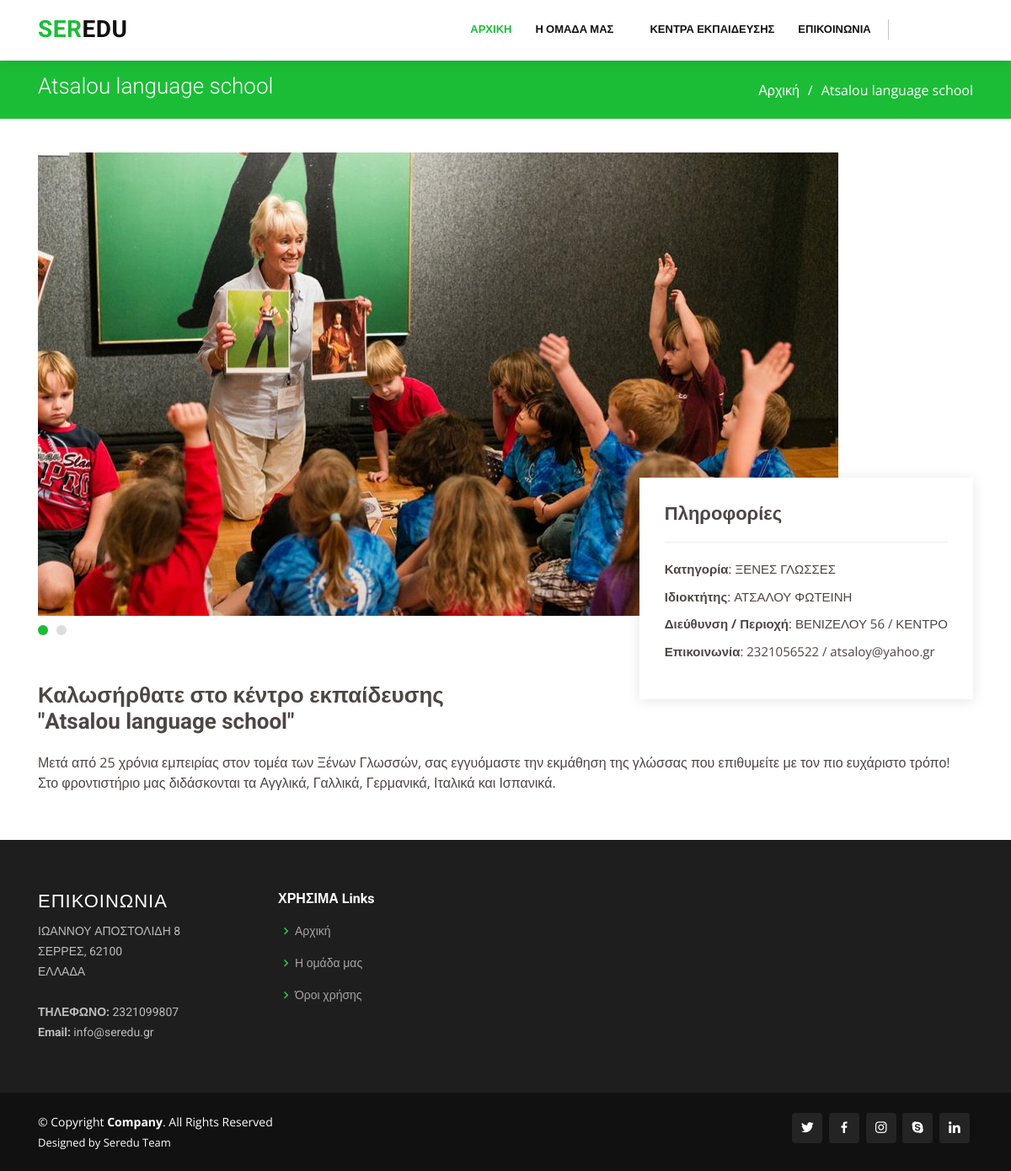
Page /school5 on the committed database.
### blog/models.py (models this page shows, shortened)
class School(models.Model):
    name = models.ForeignKey(settings.AUTH_USER_MODEL, on_delete=models.CASCADE)
    school_name = models.CharField(max_length=200)
    owner = models.CharField(max_length=100)
    address = models.CharField(max_length=50)
    email = models.CharField(max_length=100)
    telephone = models.CharField(max_length=30)
    text = models.TextField()
    created_date = models.DateTimeField(default=timezone.now)
    published_date = models.DateTimeField(blank=True, null=True)
    category = models.ForeignKey('Category', null=True, on_delete=models.CASCADE)
    region = models.ForeignKey('Region', null=True, on_delete=models.CASCADE)
    image = models.ImageField(null=True)
    image2 = models.ImageField(null=True)
    image3 = models.ImageField(null=True)

class Category(models.Model):
    name = models.CharField(max_length=200)
    desc = models.TextField()
    def __str__(self):
        return self.name

class Region(models.Model):
    name = models.CharField(max_length=200)
    def __str__(self):
        return self.name

### blog/views.py (the view)
# urls.py: path('school<int:pk>', views.school_detail, name='school_detail'),
def school_detail(request, pk):
    school = get_object_or_404(School, pk=pk)
    return render(request, 'blog/school_detail.html', {'school': school})

### blog/templates/blog/school_detail.html (shortened to what this page needs)
<!DOCTYPE html>
{% extends 'blog/base.html' %}
{% block content %}
  <main id="main">
    <section id="breadcrumbs" class="breadcrumbs">
      <div class="container">
        <div class="d-flex justify-content-between align-items-center">
          <h2>{{ school.school_name }}</h2>
          <ol>
            <li><a href="index.html">Αρχική</a></li>
            <li>{{ school.school_name }}</li>
          </ol>
        </div>
      </div>
    </section>
    <section id="portfolio-details" class="portfolio-details">
      <div class="container" data-aos="fade-up">
        <div class="portfolio-details-container">
          <div class="owl-carousel portfolio-details-carousel">
            <img src="{{ school.image2.url}}" style="width:950px;height:550px;" class="img-fluid" alt="">
          </div>
          <div class="portfolio-info">
            <h3 >Πληροφορίες</h3>
            <ul>
              <li><strong>Κατηγορία</strong>: {{ school.category}}</li>
              <li><strong>Ιδιοκτήτης</strong>: {{ school.owner}}</li>
              <li><strong>Διεύθυνση / Περιοχή</strong>: {{ school.address}} / {{ school.region}}</li>
              <li><strong>Επικοινωνία</strong>: {{ school.telephone}} / {{ school.email}}</li>
            </ul>
          </div>
        </div>
        <div class="portfolio-description">
          <h2>Καλωσήρθατε στο κέντρο εκπαίδευσης "{{ school.school_name}}"</h2>
          <p>
            {{ school.text}}
          </p>
        </div>
      </div>
    </section>
  </main>
{% endblock %}

### blog/static/css/style.css (style rules this page uses)
body { font-family: "Open Sans", sans-serif; color: #4d4643; }
a { color: #1bbd36; }
h1, h2, h3, h4, h5, h6 { font-family: "Roboto", sans-serif; }
section { padding: 60px 0; overflow: hidden; }
.breadcrumbs { padding: 15px 0; background: #1bbd36; min-height: 40px; margin-top: 72px; }
.breadcrumbs h2 { font-size: 26px; font-weight: 300; color: #fff; }
.breadcrumbs ol { display: flex; flex-wrap: wrap; list-style: none; padding: 0; margin: 0; color: #fff; }
.breadcrumbs ol a { color: #fff; }
.breadcrumbs ol li + li { padding-left: 10px; }
.breadcrumbs ol li + li::before { display: inline-block; padding-right: 10px; color: #fff; content: "/"; }
.portfolio-details { padding: 40px 0; }
.portfolio-details .portfolio-details-container { position: relative; }
.portfolio-details .portfolio-details-carousel { position: relative; z-index: 1; }
.portfolio-details .portfolio-info { padding: 30px; position: absolute; right: 0; bottom: -70px; background: #fff; box-shadow: 0px 2px 15px rgba(0, 0, 0, 0.1); z-index: 2; }
.portfolio-details .portfolio-info h3 { font-size: 22px; font-weight: 700; margin-bottom: 20px; padding-bottom: 20px; border-bottom: 1px solid #eee; }
.portfolio-details .portfolio-info ul { list-style: none; padding: 0; font-size: 15px; }
.portfolio-details .portfolio-info ul li + li { margin-top: 10px; }
.portfolio-details .portfolio-description { padding-top: 50px; }
.portfolio-details .portfolio-description h2 { width: 50%; font-size: 26px; font-weight: 700; margin-bottom: 20px; }
.portfolio-details .portfolio-description p { padding: 0 0 0 0; }

### rows in the picture
School: school_name "Atsalou language school", image2 (picture), category "ΞΕΝΕΣ ΓΛΩΣΣΕΣ", owner "ΑΤΣΑΛΟΥ ΦΩΤΕΙΝΗ", address "ΒΕΝΙΖΕΛΟΥ 56", region "ΚΕΝΤΡΟ", telephone "2321056522", email "atsaloy@yahoo.gr", text "Μετά από 25 χρόνια εμπειρίας στον τομέα των Ξένων Γλωσσών, σας εγγυόμαστε την εκμάθηση της γλώσσας που επιθυμείτε με τον πιο ευχάριστο τρόπο! Στο φροντιστήριο μας διδάσκονται τα Αγγλικά, Γαλλικά, Γερμανικά, Ιταλικά και Ισπανικά."
